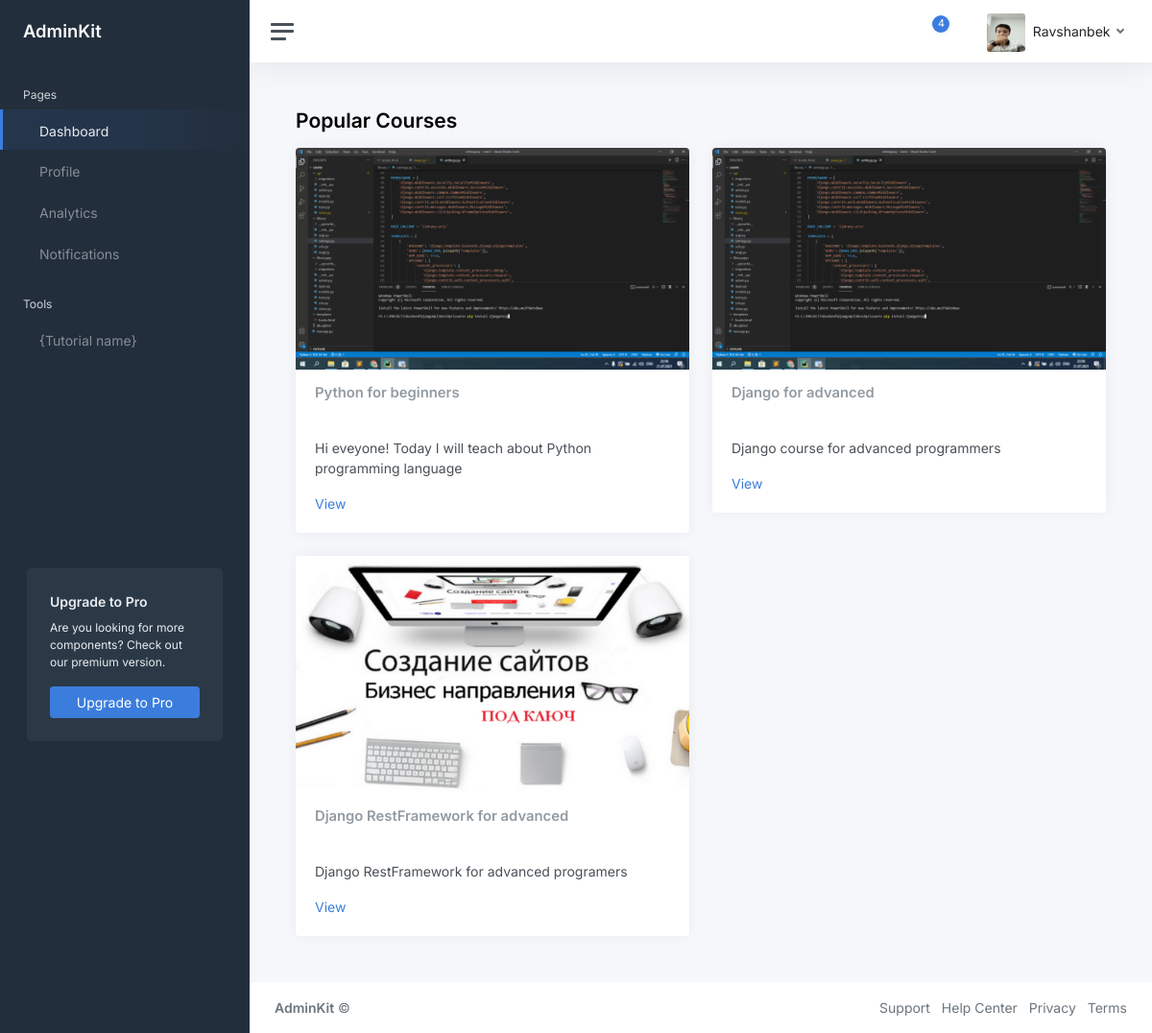
Page /dashboard/ (signed in) on the committed database.
### user/models.py (models this page shows, shortened)
class MainUser(models.Model):
    user = models.ForeignKey(User, on_delete=models.CASCADE)
    first_name = models.CharField(max_length=100)
    last_name = models.CharField(max_length=100)
    birth_address = models.CharField(max_length=110)
    live_address = models.CharField(max_length=110)
    work = models.CharField(max_length=100)
    about = models.TextField(max_length=500)
    photo = models.ImageField(upload_to='users-avatar', default="profile.png")
    class Meta:
        verbose_name = 'Main User'
        verbose_name_plural = 'Users'

### base/models.py (models this page shows, shortened)
class Tutorial(models.Model):
    user = models.ForeignKey(MainUser, on_delete=models.SET_NULL, null=True)
    tutorial_name = models.CharField(max_length=150)
    tutorial_description = models.TextField(max_length=200)
    tutorial_photo = models.ImageField(upload_to='tutorial-photos')
    tutorial_views = models.PositiveIntegerField(default=0)
    class Meta:
        verbose_name = 'Tutorial'
        verbose_name_plural = 'More Tutorials'

### base/views.py (the view)
# urls.py: path('dashboard/',HomeView.as_view(), name='home'),
class HomeView(View):
    def get(self, request):
        tutorials = Tutorial.objects.all()
        mainuser = MainUser.objects.get(user=request.user)
        return render(request, 'home.html',{'tutorials':tutorials, 'mainuser':mainuser})

### templates/home.html (shortened to what this page needs)
{% load static %}
<!DOCTYPE html>
<html lang="en">
<head>
	<link href="{% static 'css/app.css' %}" rel="stylesheet">
</head>
<body>
	{% if user.is_authenticated %}
		<div class="wrapper">
			<nav id="sidebar" class="sidebar js-sidebar">
				<div class="sidebar-content js-simplebar">
					<a class="sidebar-brand" href="index.html">
			<span class="align-middle">AdminKit</span>
			</a>
					<ul class="sidebar-nav">
						<li class="sidebar-header">
							Pages
						</li>
						<li class="sidebar-item active">
							<a class="sidebar-link" href="{% url 'home' %}">
				 <span class="align-middle">Dashboard</span>
				</a>
						</li>
						<li class="sidebar-item">
							<a class="sidebar-link" href="{% url 'profile' %}">
				 <span class="align-middle">Profile</span>
				</a>
						</li>
						<li class="sidebar-item">
							<a class="sidebar-link" href="{% url 'analytic' %}">
				 <span class="align-middle">Analytics</span>
				</a>
						</li>
						<li class="sidebar-item">
							<a class="sidebar-link" href="{% url 'notifications' %}">
				 <span class="align-middle">Notifications</span>
				</a>
						</li>
						<li class="sidebar-header">
							Tools
						</li>
						<li class="sidebar-item">
							<a class="sidebar-link" href="{% url 'tutorial' %}">
				 <span class="align-middle">{Tutorial name}</span>
				</a>
						</li>
					</ul>
					<div class="sidebar-cta">
						<div class="sidebar-cta-content">
							<strong class="d-inline-block mb-2">Upgrade to Pro</strong>
							<div class="mb-3 text-sm">
								Are you looking for more components? Check out our premium version.
							</div>
							<div class="d-grid">
								<a href="upgrade-to-pro.html" class="btn btn-primary">Upgrade to Pro</a>
							</div>
						</div>
					</div>
				</div>
			</nav>
			<div class="main">
				<nav class="navbar navbar-expand navbar-light navbar-bg">
					<a class="sidebar-toggle js-sidebar-toggle">
			<i class="hamburger align-self-center"></i>
			</a>
					<div class="navbar-collapse collapse">
						<ul class="navbar-nav navbar-align">
							<li class="nav-item dropdown">
								<a class="nav-icon dropdown-toggle" href="#" id="alertsDropdown" data-bs-toggle="dropdown">
									<div class="position-relative">
										<span class="indicator">4</span>
									</div>
								</a>
							</li>
							<li class="nav-item dropdown">
								<a class="nav-icon dropdown-toggle" href="#" id="messagesDropdown" data-bs-toggle="dropdown">
								</a>
							</li>
							<li class="nav-item dropdown">
								<a class="nav-link dropdown-toggle d-none d-sm-inline-block" href="#" data-bs-toggle="dropdown">
					<img src="{{ mainuser.photo.url }}" class="avatar img-fluid rounded me-1" alt="{{ mainuser.first_name }}" /> <span class="text-dark">{{ mainuser.first_name }}</span>
				</a>
							</li>
						</ul>
					</div>
				</nav>
				<main class="content">
					<div class="container-fluid p-0">
						<h1 class="h3 mb-3"><strong>Popular Courses</strong></h1>
						<div class="row">
							{% for tutorial in tutorials %}
								<div class="col-12 col-md-6">
									<div class="card">
										<img class="card-img-top" src="{{ tutorial.tutorial_photo.url }}" alt="Unsplash">
										<div class="card-header">
											<h5 class="card-title mb-0">{{ tutorial.tutorial_name }}</h5>
										</div>
										<div class="card-body">
											<p class="card-text">{{ tutorial.tutorial_description }}</p>
											<a href="{% url 'tutorial-detail' tutorial.id %}" class="card-link">View</a>
										</div>
									</div>
								</div>
							{% endfor %}
						</div>
					</div>
				</main>
				<footer class="footer">
					<div class="container-fluid">
						<div class="row text-muted">
							<div class="col-6 text-start">
								<p class="mb-0">
									<a class="text-muted" href="https://adminkit.io/" target="_blank"><strong>AdminKit</strong></a> &copy;
								</p>
							</div>
							<div class="col-6 text-end">
								<ul class="list-inline">
									<li class="list-inline-item">
										<a class="text-muted" href="https://adminkit.io/" target="_blank">Support</a>
									</li>
									<li class="list-inline-item">
										<a class="text-muted" href="https://adminkit.io/" target="_blank">Help Center</a>
									</li>
									<li class="list-inline-item">
										<a class="text-muted" href="https://adminkit.io/" target="_blank">Privacy</a>
									</li>
									<li class="list-inline-item">
										<a class="text-muted" href="https://adminkit.io/" target="_blank">Terms</a>
									</li>
								</ul>
							</div>
						</div>
					</div>
				</footer>
			</div>
		</div>
	{% else %}
		<a href="{% url 'signup' %}">Register |</a>
		<a href="{% url 'signin' %}">Login</a>
	{% endif %}
</body>
</html>

### rows in the picture
MainUser: photo (picture), first_name "Ravshanbek"
Tutorial: tutorial_photo (picture), tutorial_name "Python for beginners", tutorial_description "Hi eveyone! Today I will teach about Python programming language"
Tutorial: tutorial_photo (picture), tutorial_name "Django for advanced", tutorial_description "Django course for advanced programmers"
Tutorial: tutorial_photo (picture), tutorial_name "Django RestFramework for advanced", tutorial_description "Django RestFramework for advanced programers"
